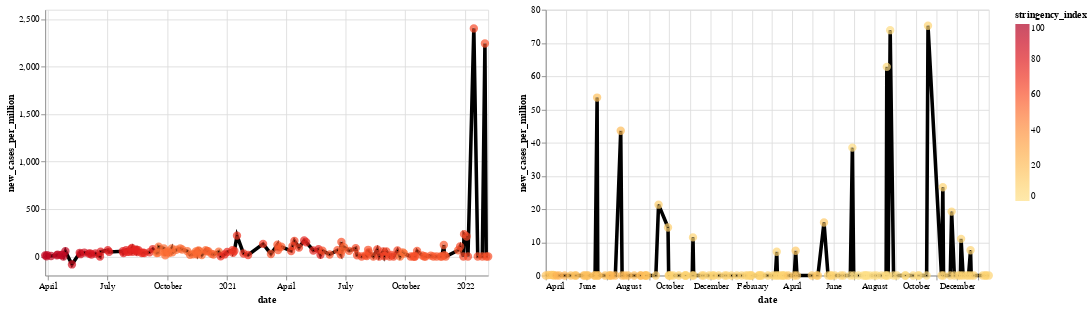
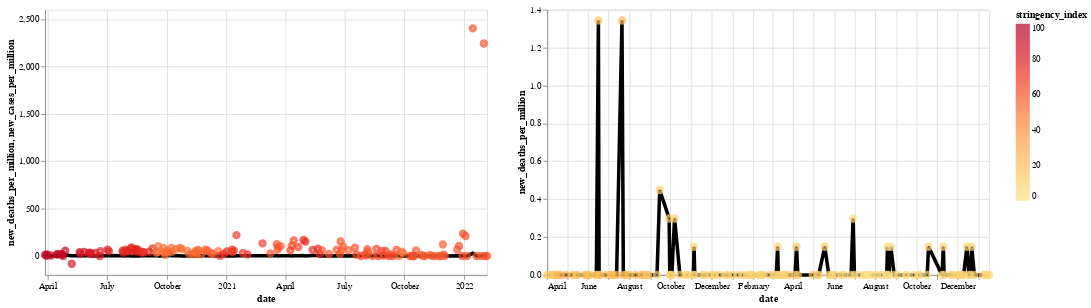

The cell these charts' notebook holds for them, in order:
### Markdown cell above
### Ecuador (Left) , Nigacagua(Right)
In Ecuador the stingency index was between the 50 and 80, but even if there was a peek the rules did not change a lot. The peek was when there was a mid stingency index.

In nigacagua the stingency index always stayed really low even though there were ups and downs. It always stayed around 8.33.

### Code cell
# Ecuador new_cases_per_million
eline= alt.Chart(Ecuador).mark_line(stroke='black', strokeWidth=4).encode(
      x= 'date:T',
      y= 'new_cases_per_million:Q' ,
).properties(
    width=500,
    height=300
  )


emark= alt.Chart(Ecuador).mark_point(strokeWidth=4).encode(
      x= 'date:T',
      y= 'new_cases_per_million:Q' ,
      color=alt.Color('stringency_index:Q', scale=alt.Scale(scheme='yelloworangered', domain=[0, 100])),
      tooltip=(['date',"stringency_index", "location", "new_cases:Q"]),
).properties(
    width=1000,
    height=300
  )

# Ecuador new_deaths_per_million
e1line= alt.Chart(Ecuador).mark_line(stroke='black', strokeWidth=4).encode(
      x= 'date:T',
      y= 'new_deaths_per_million:Q' ,
).properties(
    width=500,
    height=300
  )


e1mark= alt.Chart(Ecuador).mark_point(strokeWidth=4).encode(
      x= 'date:T',
      y= 'new_cases_per_million:Q' ,
      color=alt.Color('stringency_index:Q', scale=alt.Scale(scheme='yelloworangered', domain=[0, 100])),
      tooltip=(['date',"stringency_index", "location", "new_cases:Q"]),
).properties(
    width=500,
    height=300
  )

# Ecuador new_cases_per_million
eline= alt.Chart(Ecuador).mark_line(stroke='black', strokeWidth=4).encode(
      x= 'date:T',
      y= 'new_cases_per_million:Q' ,
).properties(
    width=500,
    height=300
  )


emark= alt.Chart(Ecuador).mark_point(strokeWidth=4).encode(
      x= 'date:T',
      y= 'new_cases_per_million:Q' ,
      color=alt.Color('stringency_index:Q', scale=alt.Scale(scheme='yelloworangered', domain=[0, 100])),
      tooltip=(['date',"stringency_index", "location", "new_cases:Q"]),
).properties(
    width=500,
    height=300
  )

# Nicaragua new_cases_per_million
nline= alt.Chart(Nicaragua).mark_line(stroke='black', strokeWidth=4).encode(
      x= 'date:T',
      y= 'new_cases_per_million:Q' ,
).properties(
    width=500,
    height=300
  )


nmark= alt.Chart(Nicaragua).mark_point(strokeWidth=4).encode(
      x= 'date:T',
      y= 'new_cases_per_million:Q' ,
      color=alt.Color('stringency_index:Q', scale=alt.Scale(scheme='yelloworangered', domain=[0, 100])),
      tooltip=(['date',"stringency_index", "location", "new_cases:Q"]),
).properties(
    width=500,
    height=300
  )

# Nicaragua new_deaths_per_million
n1line= alt.Chart(Nicaragua).mark_line(stroke='black', strokeWidth=4).encode(
      x= 'date:T',
      y= 'new_deaths_per_million:Q' ,
).properties(
    width=500,
    height=300
  )


n1mark= alt.Chart(Nicaragua).mark_point(strokeWidth=4).encode(
      x= 'date:T',
      y= 'new_deaths_per_million:Q' ,
      color=alt.Color('stringency_index:Q', scale=alt.Scale(scheme='yelloworangered', domain=[0, 100])),
      tooltip=(['date',"stringency_index", "location", "new_cases:Q"]),
).properties(
    width=500,
    height=300
  )

display(eline + emark| nline + nmark)
display(e1line + e1mark|n1line + n1mark)

### Figure 1 — Vega-Lite specification as saved in the notebook (floating-point values rounded to 4 significant figures; data arrays with more than 128 entries replaced by an {"elided": "..."} marker saying what was removed)
{"config": {"view": {"continuousWidth": 400, "continuousHeight": 300}}, "hconcat": [{"layer": [{"mark": {"type": "line", "stroke": "black", "strokeWidth": 4}, "encoding": {"x": {"field": "date", "type": "temporal"}, "y": {"field": "new_cases_per_million", "type": "quantitative"}}, "height": 300, "width": 500}, {"mark": {"type": "point", "strokeWidth": 4}, "encoding": {"color": {"field": "stringency_index", "scale": {"domain": [0, 100], "scheme": "yelloworangered"}, "type": "quantitative"}, "tooltip": [{"field": "date", "type": "nominal"}, {"field": "stringency_index", "type": "quantitative"}, {"field": "location", "type": "nominal"}, {"field": "new_cases", "type": "quantitative"}], "x": {"field": "date", "type": "temporal"}, "y": {"field": "new_cases_per_million", "type": "quantitative"}}, "height": 300, "width": 500}], "data": {"name": "data-ba043c82879d0d7a1ff8946e4a950298"}}, {"layer": [{"mark": {"type": "line", "stroke": "black", "strokeWidth": 4}, "encoding": {"x": {"field": "date", "type": "temporal"}, "y": {"field": "new_cases_per_million", "type": "quantitative"}}, "height": 300, "width": 500}, {"mark": {"type": "point", "strokeWidth": 4}, "encoding": {"color": {"field": "stringency_index", "scale": {"domain": [0, 100], "scheme": "yelloworangered"}, "type": "quantitative"}, "tooltip": [{"field": "date", "type": "nominal"}, {"field": "stringency_index", "type": "quantitative"}, {"field": "location", "type": "nominal"}, {"field": "new_cases", "type": "quantitative"}], "x": {"field": "date", "type": "temporal"}, "y": {"field": "new_cases_per_million", "type": "quantitative"}}, "height": 300, "width": 500}], "data": {"name": "data-74a161826157dafc1e7a7c85556ffd52"}}], "$schema": "https://vega.github.io/schema/vega-lite/v4.17.0.json", "datasets": {"data-ba043c82879d0d7a1ff8946e4a950298": {"elided": "149 records"}, "data-74a161826157dafc1e7a7c85556ffd52": {"elided": "137 records"}}}

### Figure 2 — Vega-Lite specification as saved in the notebook (floating-point values rounded to 4 significant figures; data arrays with more than 128 entries replaced by an {"elided": "..."} marker saying what was removed)
{"config": {"view": {"continuousWidth": 400, "continuousHeight": 300}}, "hconcat": [{"layer": [{"mark": {"type": "line", "stroke": "black", "strokeWidth": 4}, "encoding": {"x": {"field": "date", "type": "temporal"}, "y": {"field": "new_deaths_per_million", "type": "quantitative"}}, "height": 300, "width": 500}, {"mark": {"type": "point", "strokeWidth": 4}, "encoding": {"color": {"field": "stringency_index", "scale": {"domain": [0, 100], "scheme": "yelloworangered"}, "type": "quantitative"}, "tooltip": [{"field": "date", "type": "nominal"}, {"field": "stringency_index", "type": "quantitative"}, {"field": "location", "type": "nominal"}, {"field": "new_cases", "type": "quantitative"}], "x": {"field": "date", "type": "temporal"}, "y": {"field": "new_cases_per_million", "type": "quantitative"}}, "height": 300, "width": 500}], "data": {"name": "data-ba043c82879d0d7a1ff8946e4a950298"}}, {"layer": [{"mark": {"type": "line", "stroke": "black", "strokeWidth": 4}, "encoding": {"x": {"field": "date", "type": "temporal"}, "y": {"field": "new_deaths_per_million", "type": "quantitative"}}, "height": 300, "width": 500}, {"mark": {"type": "point", "strokeWidth": 4}, "encoding": {"color": {"field": "stringency_index", "scale": {"domain": [0, 100], "scheme": "yelloworangered"}, "type": "quantitative"}, "tooltip": [{"field": "date", "type": "nominal"}, {"field": "stringency_index", "type": "quantitative"}, {"field": "location", "type": "nominal"}, {"field": "new_cases", "type": "quantitative"}], "x": {"field": "date", "type": "temporal"}, "y": {"field": "new_deaths_per_million", "type": "quantitative"}}, "height": 300, "width": 500}], "data": {"name": "data-74a161826157dafc1e7a7c85556ffd52"}}], "$schema": "https://vega.github.io/schema/vega-lite/v4.17.0.json", "datasets": {"data-ba043c82879d0d7a1ff8946e4a950298": {"elided": "149 records"}, "data-74a161826157dafc1e7a7c85556ffd52": {"elided": "137 records"}}}
